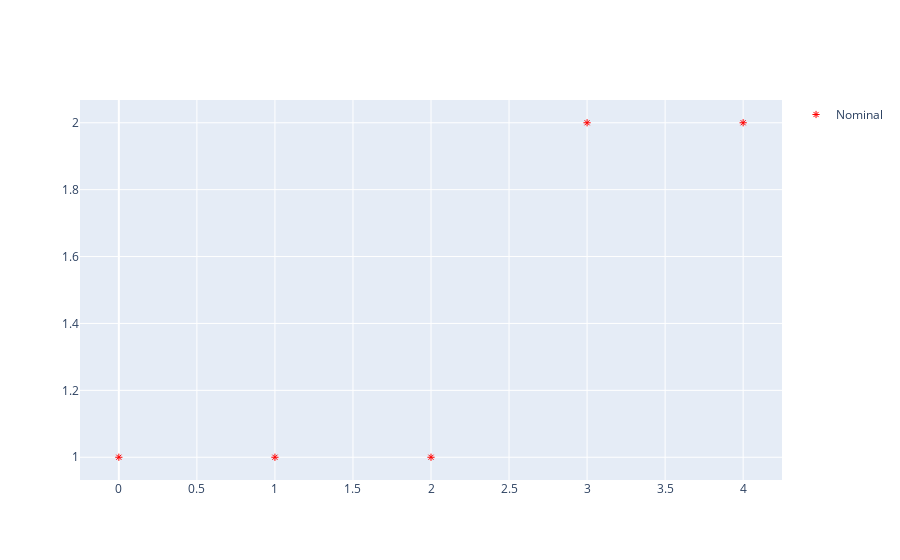

The cell this chart's notebook holds for it:
### Code cell
import plotly.graph_objects as go

fig = go.Figure()

fig.add_trace(
                go.Scatter(
                    name='Nominal',
                    x=[0,1,2,3,4],
                    y=[1,1,1,2,2],
                    marker=dict(color='red',
                                ),
                    #marker_line_width = 1,
                    
                    mode='markers',
                    showlegend=True
                )
            )

fig.show()

### Figure 1 — Plotly figure (JSON) as saved in the notebook; plotly's stock layout.template omitted (floating-point values rounded to 4 significant figures)
{"data": [{"marker": {"color": "red", "line": {"color": "red", "width": 1}, "symbol": "asterisk"}, "mode": "markers", "name": "Nominal", "showlegend": true, "type": "scatter", "x": [0, 1, 2, 3, 4], "y": [1, 1, 1, 2, 2]}], "layout": {}}
